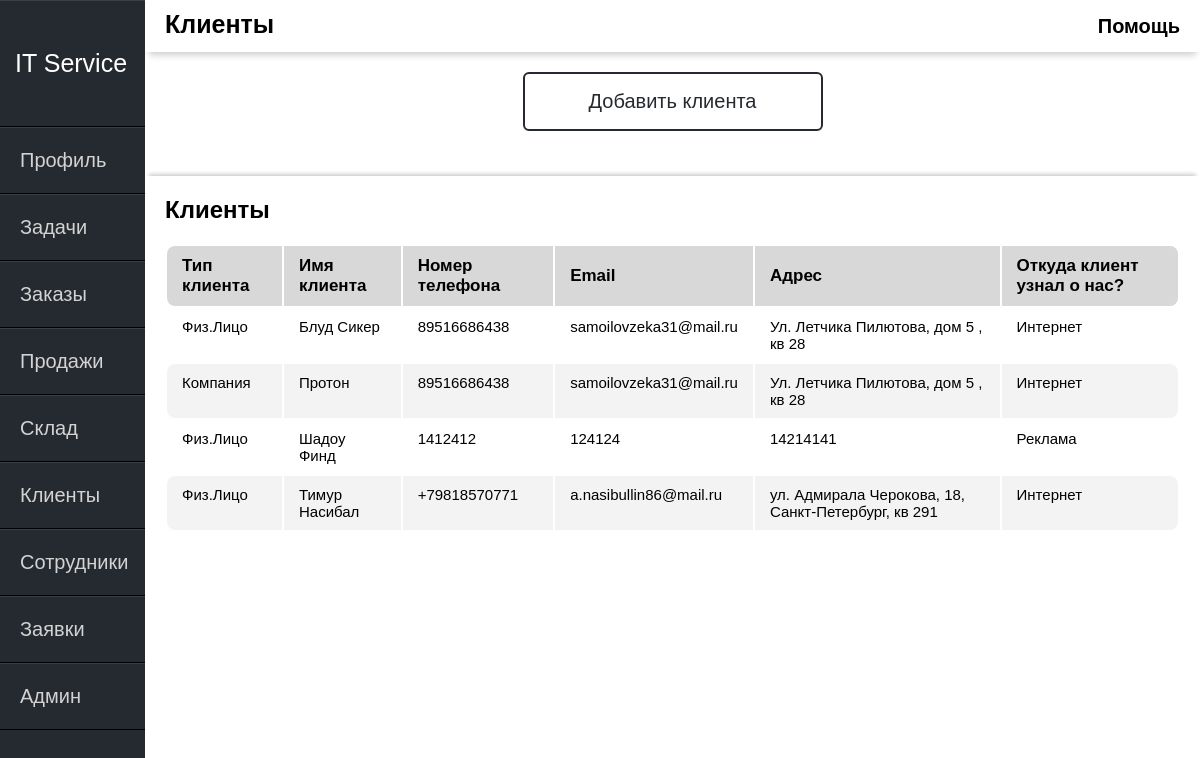
The page /clients/ (signed in) on the database as committed earlier.
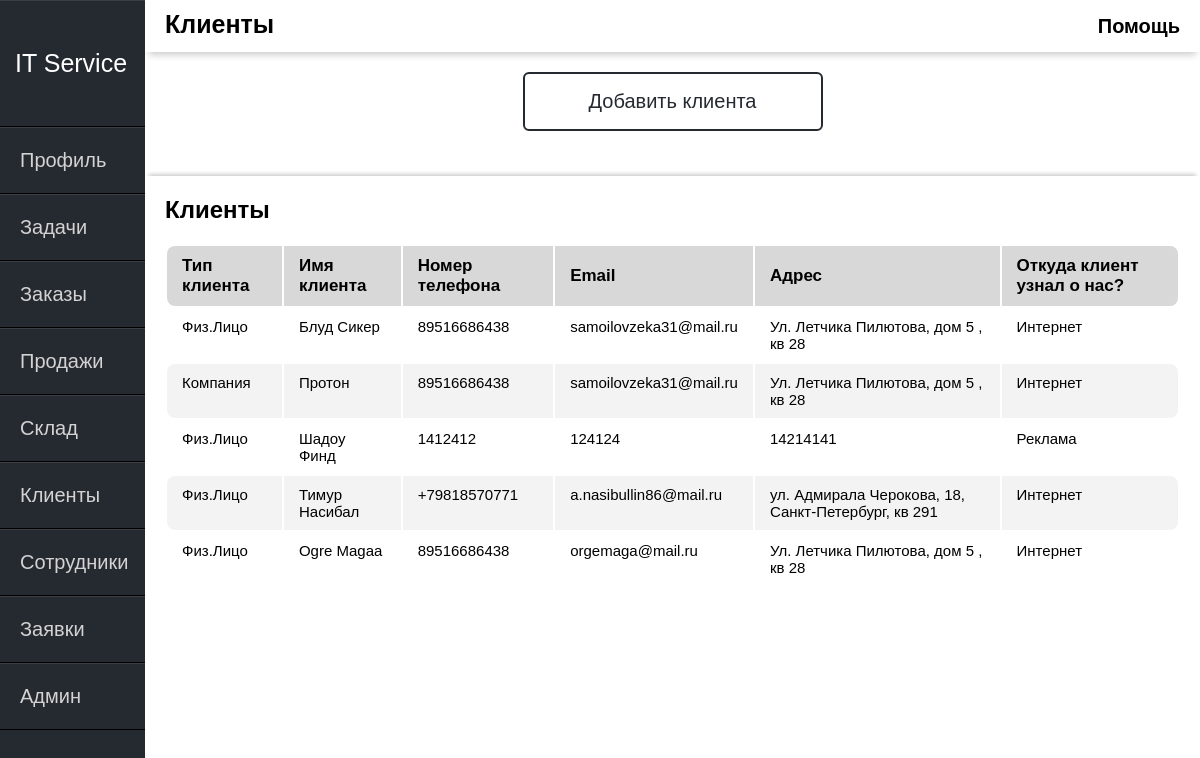
The same page on the database as committed later.
### itservice/models.py (models this page shows, shortened)
class client(models.Model):
    Type = (
        ('Компания', 'Компания'),
        ('Физ.Лицо', 'Физ.Лицо')
    )
    Found = (
        ('Знакомые', 'Знакомые'),
        ('Интернет', 'Интернет'),
        ('Реклама', 'Реклама')
    )
    client_type = models.CharField(max_length=15, choices=Type,
                                   default='Физ.лицо', verbose_name="Тип клиента")
    client_name = models.CharField(max_length=50, verbose_name="Имя клиента")
    client_phone = models.CharField(max_length=40, verbose_name="Номер телефона")
    client_email = models.CharField(max_length=100, verbose_name="Email")
    client_address = models.CharField(max_length=50, verbose_name="Адрес")
    client_found = models.CharField(max_length=15, choices=Found, default='Знакомые',
                                    verbose_name="Откуда клиент узнал о нас?")

### itservice/views.py (the view)
# urls.py: path('clients/', views.Clients, name="clients"),
def Clients(request):
    if request.method == 'POST':
        form_client = AddClientFrom(request.POST)
        if form_client.is_valid():
            form_client.save()
            return redirect('clients')
    else:
        form_client = AddClientFrom()
    clients = client.objects.all()
    return render(request, 'itservice/clients.html', {'clients': clients, 'form': form_client})

### itservice/templates/itservice/clients.html (shortened to what this page needs)
{% extends 'itservice/main.html' %}
{% block content %}
<div class="header-name">
    Клиенты
</div>
 <div class="help">
    <span class="tooltip" data-title="Это окно ваших клиентов.
Создавайте клиентов и поставщиков для отслеживания истории работы с ними.">Помощь</span>
 </div>
{% endblock %}
{% block content1 %}
<div class="main-window">
    <button class="btn" id="open">Добавить клиента</button>
<div class="ok"></div>
    <div class="warpper">
        <div class="panels">
            <div class="panel-title">Клиенты</div>
            <table class="table">
                <thead>
                <tr>
                    <th>Тип клиента</th>
                    <th>Имя клиента</th>
                    <th>Номер телефона</th>
                    <th>Email</th>
                    <th>Адрес</th>
                    <th>Откуда клиент узнал о нас?</th>
                </tr>
                </thead>
                <tbody>
                {% for c in clients%}
                <tr>
                        <td><a href="{% url 'clients' %}">{{c.client_type}}</a></td>
                        <td>{{c.client_name}}</td>
                        <td>{{c.client_phone}}</td>
                        <td>{{c.client_email}}</td>
                        <td>{{c.client_address}}</td>
                        <td>{{c.client_found}}</td>
                </tr>
                {% endfor %}
                </tbody>
            </table>
        </div>
    </div>
</div>
{% endblock %}

Rows that differ between the two databases and show on the page:
added client: client_type "Физ.Лицо", client_name "Ogre Magaa", client_phone "89516686438", client_email "orgemaga@mail.ru", client_address "Ул. Летчика Пилютова, дом 5 , кв 28", client_found "Интернет"
